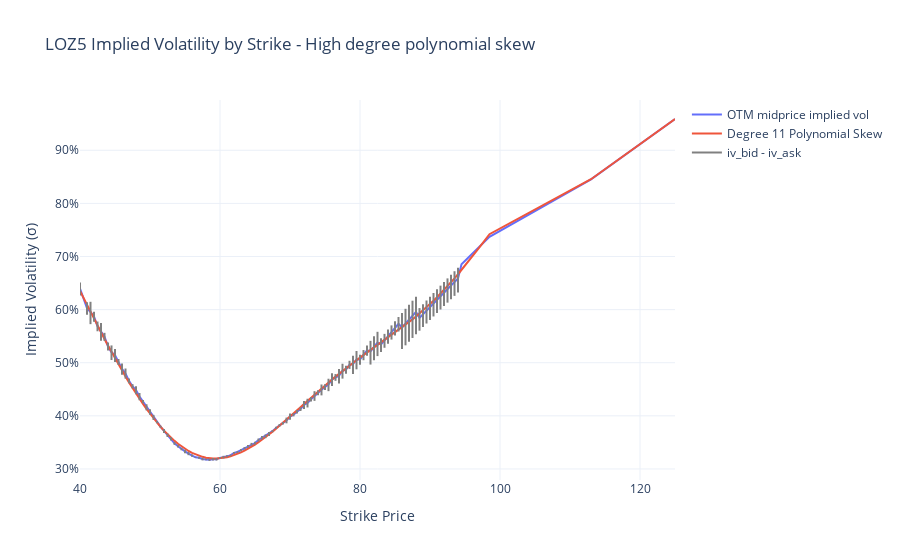

The notebook cell this image was saved under:
### Markdown cell above
#### Degree 11

### Code cell
degree = 11
fig = go.Figure()
add_vol_plot(
    fig=fig,
    vol_df=df,
    name="OTM midprice implied vol",
    y_col="iv_midprice",
    strike_range=near_atm,
    mode="lines",
)
add_vol_plot(
    fig=fig,
    vol_df=df,
    name=f"Degree {degree} Polynomial Skew",
    y_col=f"poly_skew_deg{degree}",
    strike_range=near_atm,
    mode="lines",
)
add_vol_range(fig, vol_df=df, strike_range=near_atm)

layout_vol(fig=fig, label=option_label, detail="High degree polynomial skew")
fig.show()
